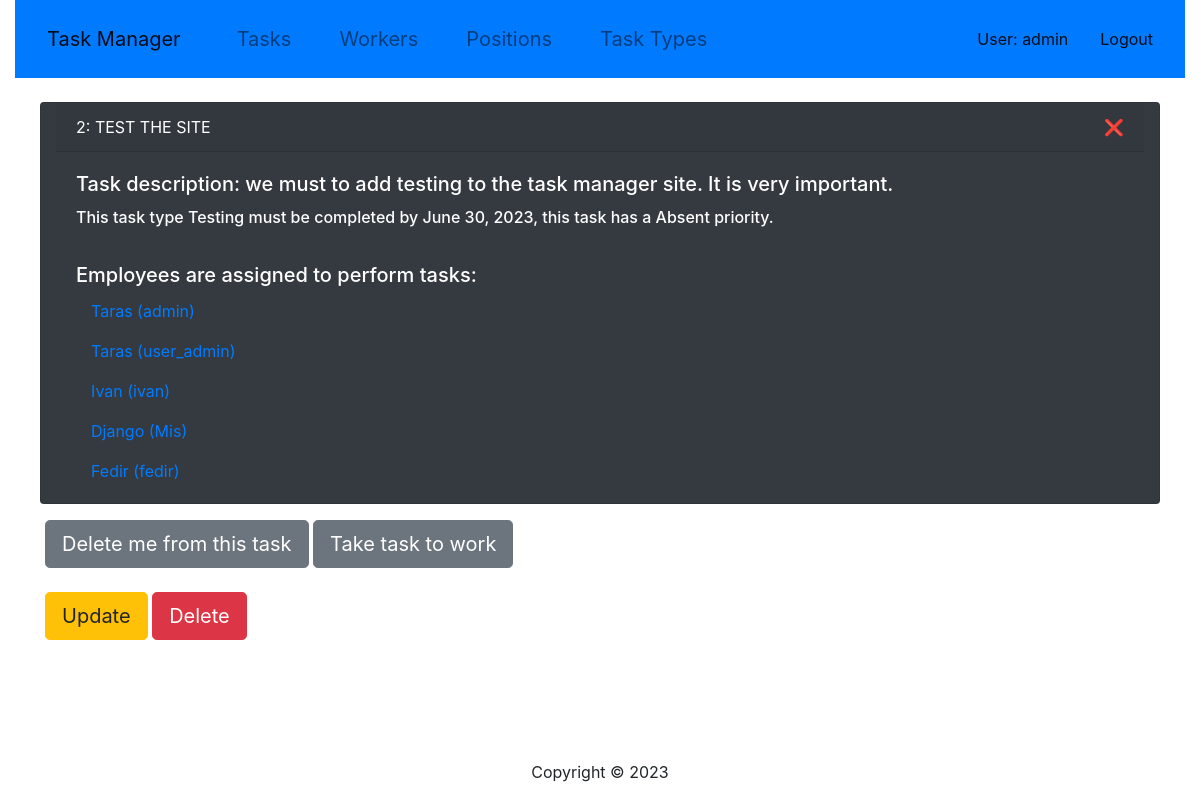
/tasks/2/ (signed in), run on the app's committed database.
### task_manager/models.py (models this page shows, shortened)
class Worker(AbstractUser):
    photo = models.ImageField(upload_to="images/%Y/%m/%d", blank=True, null=True)
    position = models.ForeignKey(
        Position, on_delete=models.CASCADE, blank=True, null=True
    )
    class Meta:
        ordering = ["position"]
    def get_absolute_url(self):
        return reverse("task-manager:worker-detail", kwargs={"pk": self.pk})

class Task(models.Model):
    PRIORITIES = (
        ("High", "One week"),
        ("Medium", "One month"),
        ("Low", "Three month"),
        ("Absent", "Free time"),
    )
    STATUS = (
        ("not_done", "all tasks"),
        ("in_progress", "tasks that are being worked on"),
        ("approved", "completed tasks"),
    )
    name = models.CharField(max_length=63)
    description = models.TextField(blank=True, null=True)
    deadline = models.DateField()
    is_completed = models.BooleanField(default=False)
    priority = models.CharField(max_length=63, choices=PRIORITIES)
    task_type = models.ForeignKey(TaskType, on_delete=models.CASCADE)
    assignees = models.ManyToManyField(Worker)
    status = models.CharField(max_length=63, choices=STATUS, null=True, blank=True)
    class Meta:
        ordering = ["priority"]

class TaskType(models.Model):
    name = models.CharField(max_length=63, unique=True)
    class Meta:
        ordering = ["name"]
    def __str__(self):
        return self.name

### task_manager/views.py (the view)
# urls.py: path("tasks/<int:pk>/", TaskDetailView.as_view(), name="task-detail"),
class TaskDetailView(LoginRequiredMixin, generic.DetailView):
    model = Task

### templates/task_manager/task_detail.html
{% extends "base.html" %}
{% block content %}
  <br>
  <div class="card text-white bg-dark mb-3 container" style="max-width: 70rem;">
    <div class="card-header text-uppercase">{{ task.id }}: {{ task.name }} <span class="float-right">{% if  task.is_completed %} ✅ {% else %} ❌ {% endif %}</span></div>
    <div class="card-body">
      <h5 class="card-title">Task description: {{ task.description }}</h5>
      <h6 class="card-title">This task type {{ task.task_type }} must be completed by {{ task.deadline}}, this task has a
        {{ task.priority }} priority.</h6>
      <br>
      <h5 class="card-title">Employees are assigned to perform tasks: </h5>
      {% if task.assignees.all %}
      {% for worker in task.assignees.all %}
        <p class="card-text container">
          <a href="{% url "task-manager:worker-detail" pk=worker.pk %}">{{ worker.first_name }} {{ worker.last_name.name }} ({{ worker.username }})</a>
        </p>
      {% endfor %}
      {% else %}
        <p class="card-text container"> There are no workers on the type.</p>
      {% endif %}
    </div>
  </div>
  <div class="container">
      {% if task in user.task_set.all %}
      <a class="btn btn-secondary btn-lg" href="{% url 'task-manager:toggle-task-assign' pk=task.id %}">
        Delete me from this task
      </a>
    {% else %}
      <a class="btn btn-secondary btn-lg" href="{% url 'task-manager:toggle-task-assign' pk=task.id %}">
        Assign me from this task
      </a>
    {% endif %}
    {% if task.status == "not_done" %}
      <a class="btn btn-secondary btn-lg" href="{% url 'task-manager:take-task-to-work' pk=task.id %}">
        Take task to work
      </a>
    {% elif task.status == "approved" %}
      <a class="btn btn-secondary btn-lg" href="{% url 'task-manager:return-task-for-revision' pk=task.id %}">
        Return task to revision
      </a>
    {% elif task.status == "in_progress" %}
      <a class="btn btn-secondary btn-lg" href="{% url 'task-manager:mark-task-as-done' pk=task.id %}">
        Mark task as done
      </a>
    {% endif %}
  </div>
  <br>
  <div class="container">
    <a class="btn btn-warning btn-lg" href="{% url "task_manager:task-update" pk=task.pk %}">Update</a>
    <a class="btn btn-danger btn-lg" href="{% url "task_manager:task-delete" pk=task.pk %}">Delete</a>
  </div>
{% endblock %}

### templates/includes/sidebar.html (shortened to what this page needs)
<nav class="navbar navbar-expand-lg navbar-light bg-primary active">
  <a class="navbar-brand btn-lg" href="{% url "task-manager:index" %}">Task Manager</a>
  <div class="collapse navbar-collapse" id="navbarText">
    <ul class="navbar-nav mr-auto">
      <li class="nav-item btn-lg ">
        <a class="nav-link" href="{% url "task-manager:task-list" %}">Tasks</a>
      </li>
      <li class="nav-item btn-lg ">
        <a class="nav-link" href="{% url "task-manager:worker-list" %}">Workers</a>
      </li>
      <li class="nav-item btn-lg ">
        <a class="nav-link" href="{% url "task-manager:position-list" %}">Positions</a>
      </li>
      <li class="nav-item btn-lg ">
        <a class="nav-link" href="{% url "task-manager:task-type-list" %}">Task Types</a>
      </li>
    </ul>
    {% if user.is_authenticated %}
      <span class="navbar-text">
        <a class="nav-link" href="{{ user.get_absolute_url }}">User: {{ user.get_username }}</a>
      </span>
      <span class="navbar-text">
        <a class="nav-link" href="{% url 'logout'%}?next={{request.path}}">Logout</a>
      </span>
      {% endif %}
  </div>
</nav>

### static/css/styles.css (style rules this page uses)
* { box-sizing: border-box; }
body { margin: 0; display: flex; align-items: center; justify-content: center; height: max-content; }
a { text-decoration: none; }

### data on the page
Worker: get_username "admin", first_name "Taras", username "admin"
Task: id "2", name "TEST THE SITE", description "we must to add testing to the task manager site. It is very important.", task_type "Testing", deadline "June 30, 2023", priority "Absent"
Worker: first_name "Taras", username "user_admin"
Worker: first_name "Ivan", username "ivan"
Worker: first_name "Django", username "Mis"
Worker: first_name "Fedir", username "fedir"
